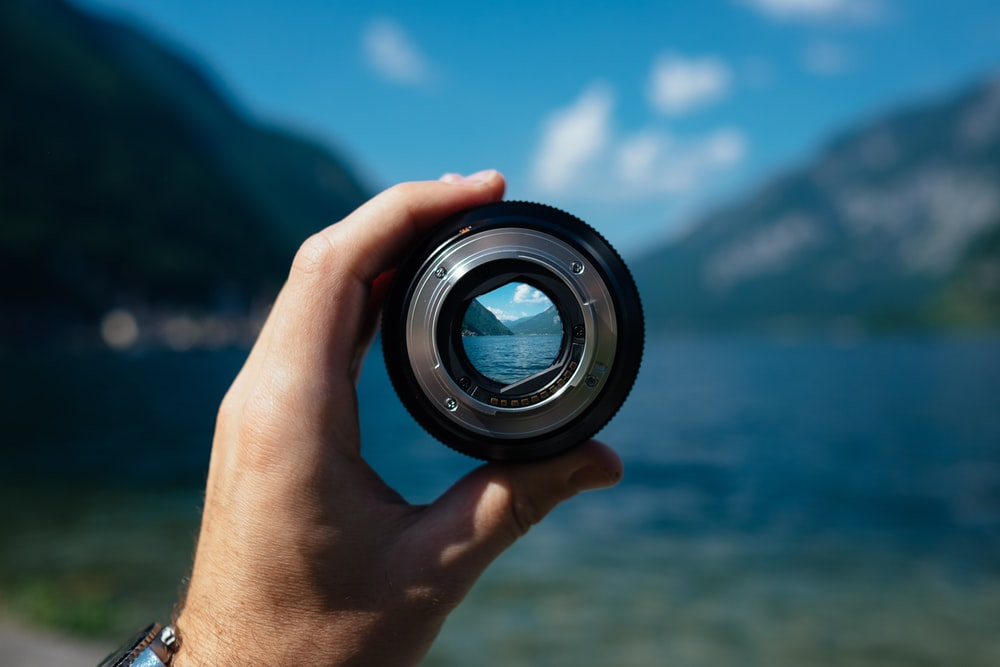
#> input picture image_test.jpg, 1000 x 667 px
$ jupyter execute 'Edge Detection.ipynb'   (older library calls are emulated)
#> lines starting #> are read from the running program, lines starting #| are printed output that depends on the picture; after the words box and inside, x2 and y2 are one past the last pixel; in counts of white or black regions, pixels touching at a corner belong together
[cell 1]
import cv2
import numpy as np

img = cv2.imread('image_test.jpg')
#> img is the input picture: shape (667, 1000, 3); mean B, G, R 99.2, 85.9, 51.1
gray = cv2.cvtColor(img, cv2.COLOR_BGR2GRAY)
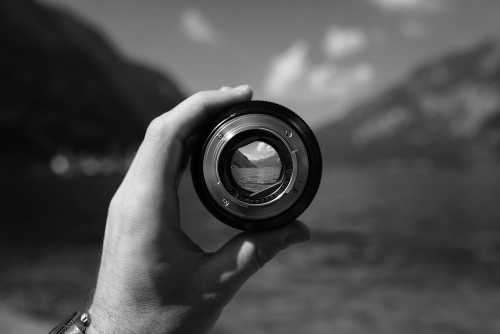
#> gray: shape (667, 1000) (shown at 1/2 size); min 0, max 255, mean 77
img_gaussian = cv2.GaussianBlur(gray,(3,3),0)

#canny
img_canny = cv2.Canny(img,100,200)
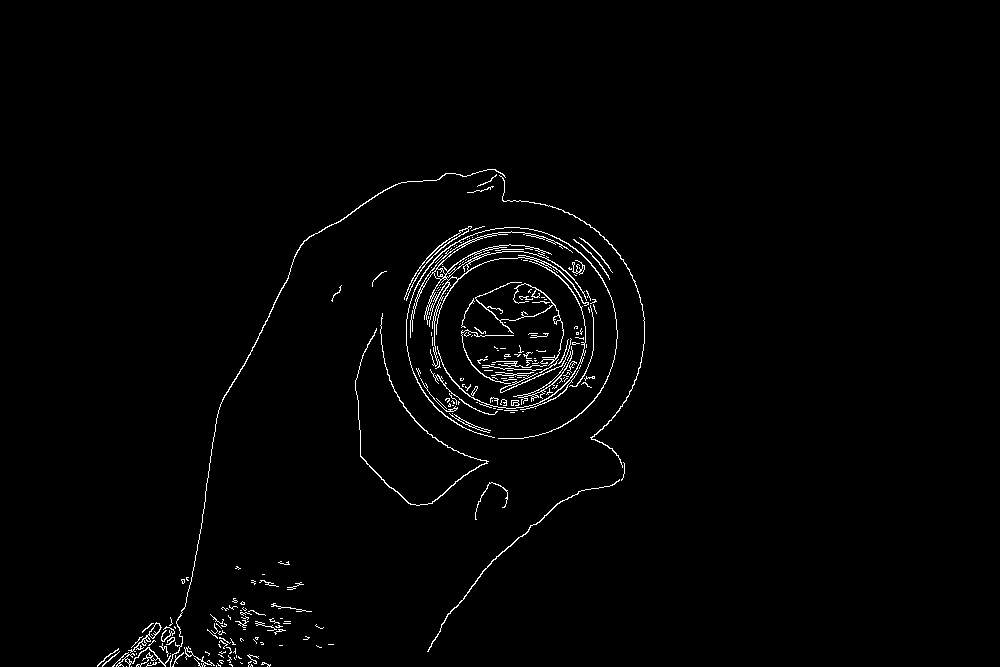
#> img_canny: shape (667, 1000); 1.5% white in thin lines or dots, all inside (x1, y1, x2, y2) = (97, 169, 645, 667)

#sobel
img_sobelx = cv2.Sobel(img_gaussian,cv2.CV_8U,1,0,ksize=5)
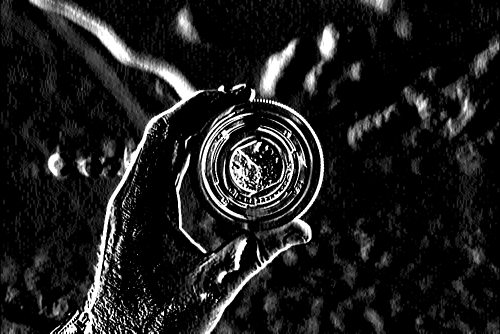
#> img_sobelx: shape (667, 1000) (shown at 1/2 size); min 0, max 255, mean 29.8
img_sobely = cv2.Sobel(img_gaussian,cv2.CV_8U,0,1,ksize=5)
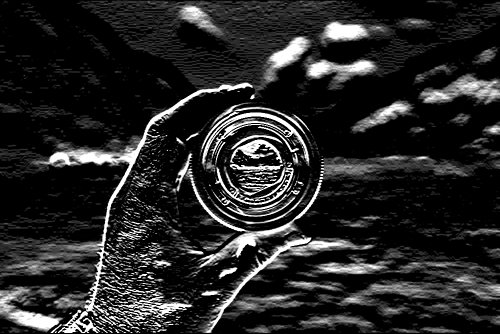
#> img_sobely: shape (667, 1000) (shown at 1/2 size); min 0, max 255, mean 39.1
img_sobel = img_sobelx + img_sobely
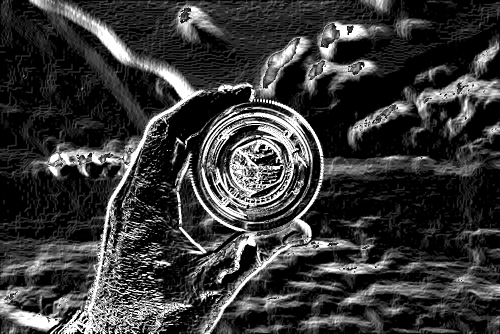
#> img_sobel: shape (667, 1000) (shown at 1/2 size); min 0, max 255, mean 56.4


#prewitt
kernelx = np.array([[1,1,1],[0,0,0],[-1,-1,-1]])
kernely = np.array([[-1,0,1],[-1,0,1],[-1,0,1]])
img_prewittx = cv2.filter2D(img_gaussian, -1, kernelx)
img_prewitty = cv2.filter2D(img_gaussian, -1, kernely)
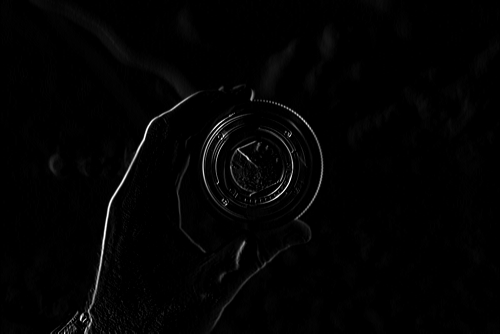
#> img_prewitty: shape (667, 1000) (shown at 1/2 size); min 0, max 255, mean 3.1


cv2.imshow("Original Image", img)
cv2.imshow("Canny", img_canny)
cv2.imshow("Sobel X", img_sobelx)
cv2.imshow("Sobel Y", img_sobely)
cv2.imshow("Sobel", img_sobel)
cv2.imshow("Prewitt X", img_prewittx)
cv2.imshow("Prewitt Y", img_prewitty)
cv2.imshow("Prewitt", img_prewittx + img_prewitty)
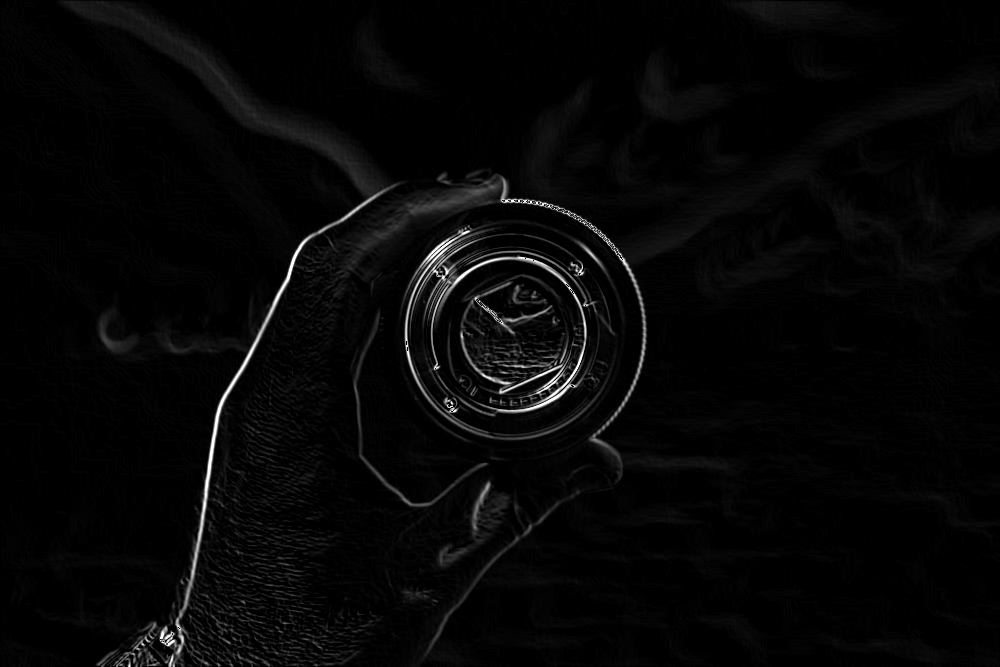
#> window 'Prewitt': shape (667, 1000); min 0, max 255, mean 6.5


cv2.waitKey(0)
cv2.destroyAllWindows()

$ run again, with image.jpg copied over image_test.jpg
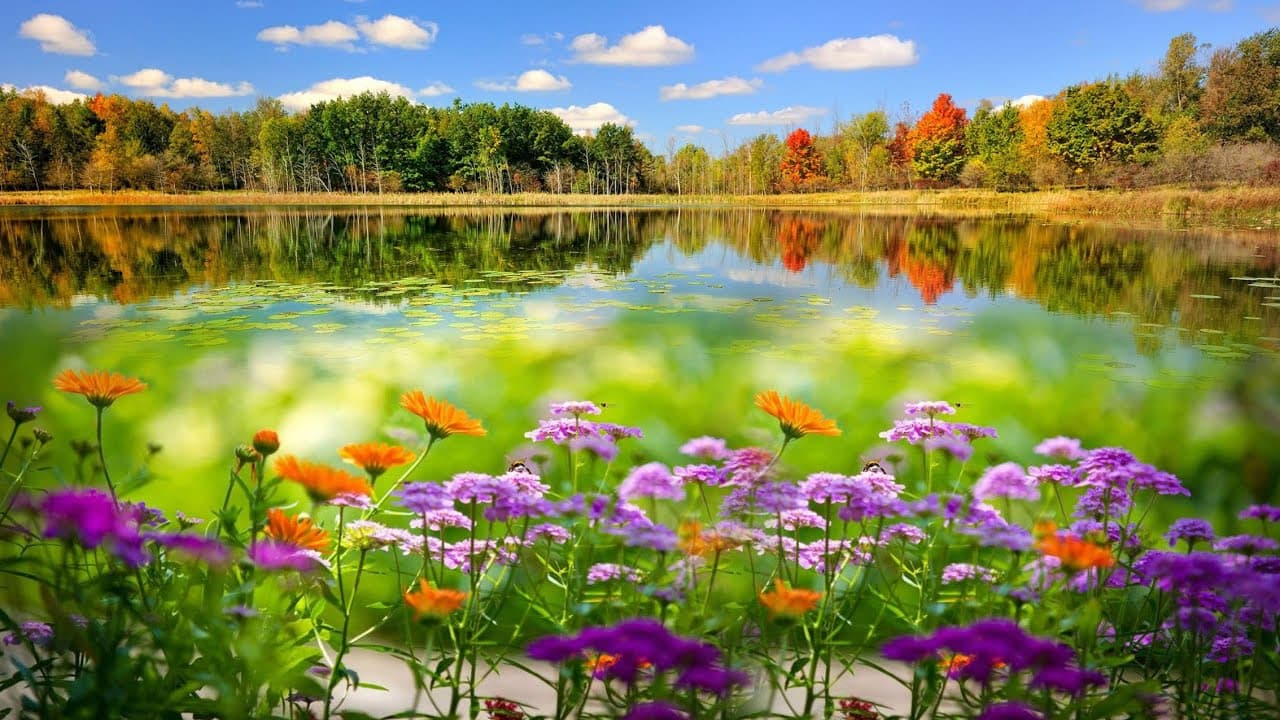
#> input picture image.jpg, 1280 x 720 px
#> img is the input picture: shape (720, 1280, 3); mean B, G, R 85.7, 131.7, 127.6
#> `img_canny = cv2.Canny(img,100,200)`:
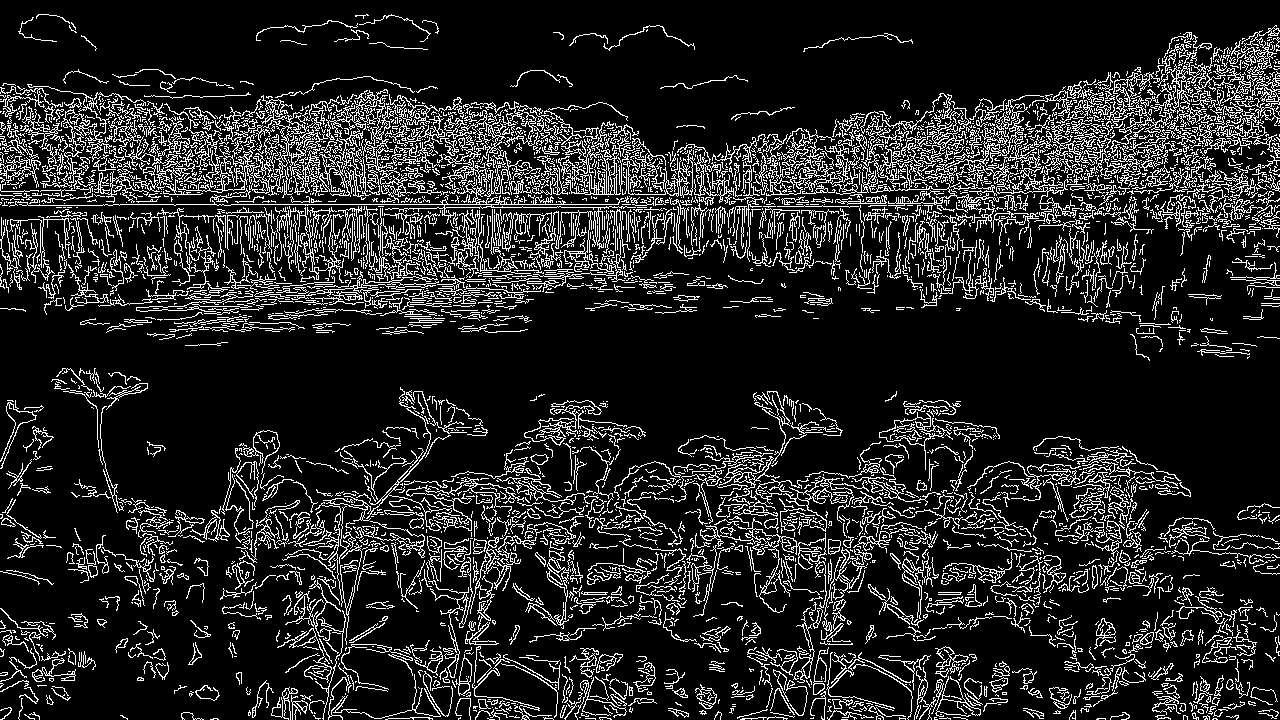
#> img_canny: shape (720, 1280); 14.4% white in thin lines or dots
#> `cv2.imshow("Prewitt", img_prewittx + img_prewitty)`:
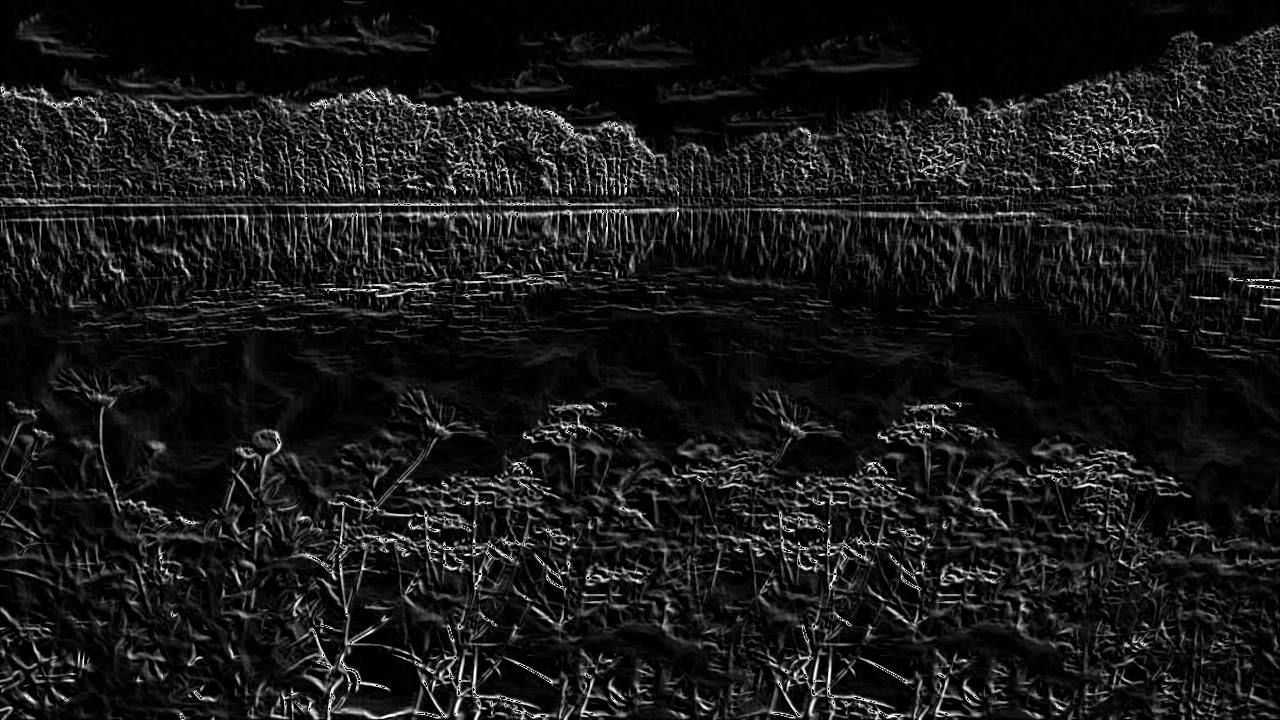
#> window 'Prewitt': shape (720, 1280); min 0, max 255, mean 23.9

$ run again, with photo_2021-10-12_09-22-22.jpg copied over image_test.jpg
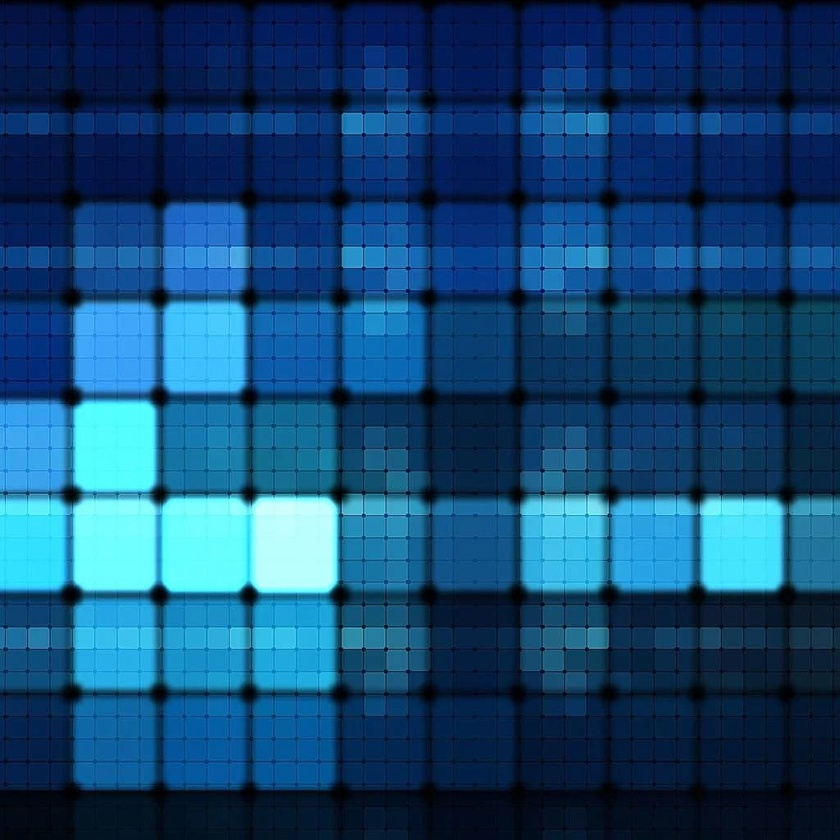
#> input picture photo_2021-10-12_09-22-22.jpg, 840 x 840 px, shrunk from 1024 x 1024 before the run
#> img is the input picture: shape (840, 840, 3); mean B, G, R 115, 72.3, 19.4
#> `img_canny = cv2.Canny(img,100,200)`:
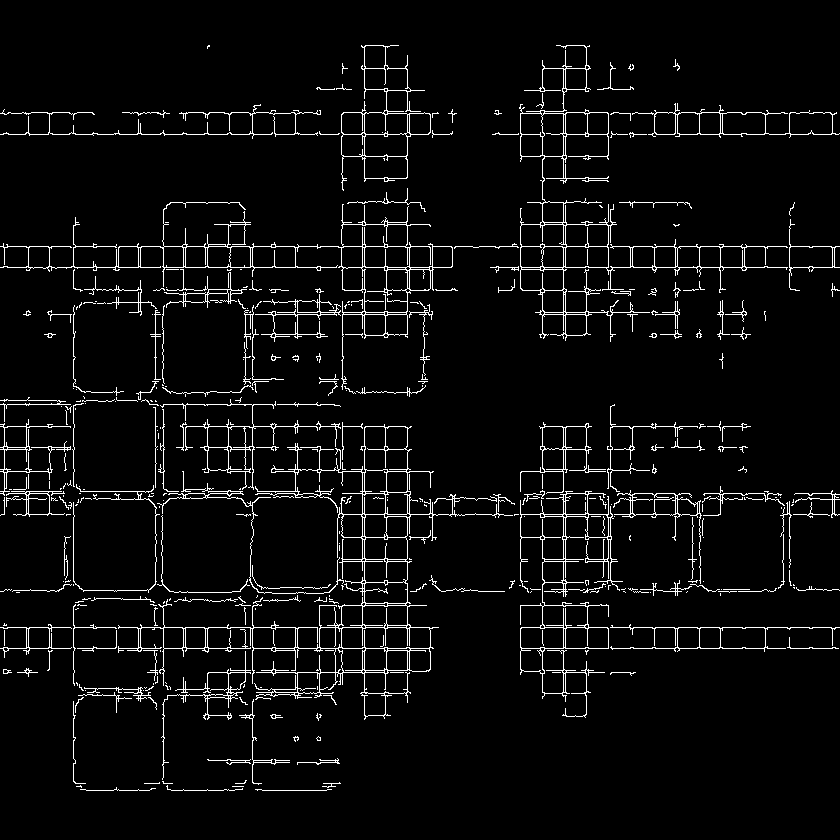
#> img_canny: shape (840, 840); 4.7% white in thin lines or dots, all inside (x1, y1, x2, y2) = (0, 45, 840, 791)
#> `cv2.imshow("Prewitt", img_prewittx + img_prewitty)`:
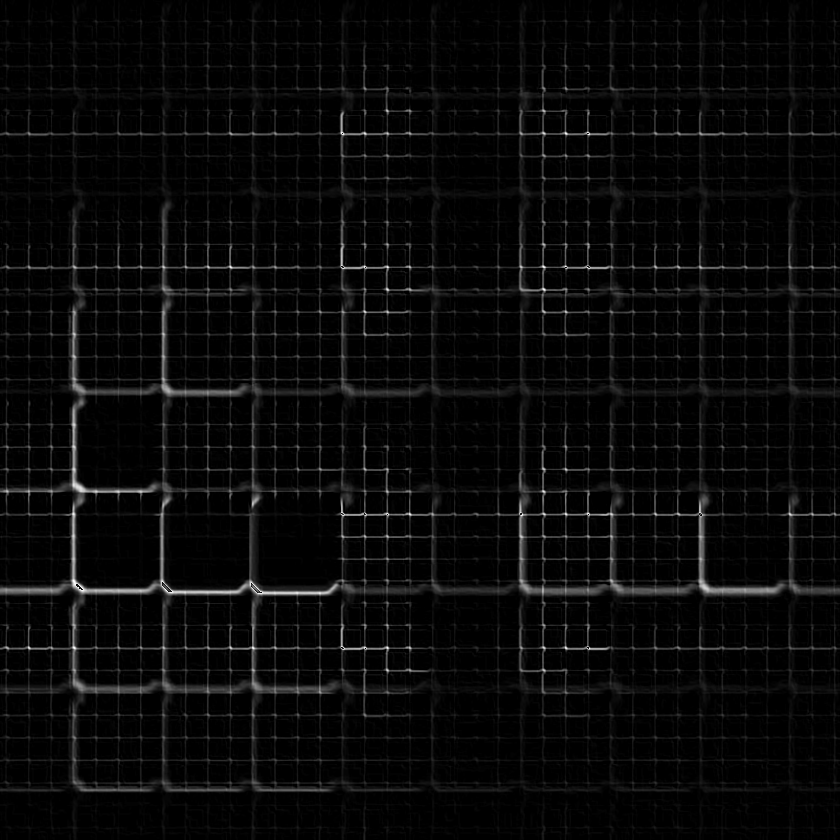
#> window 'Prewitt': shape (840, 840); min 0, max 255, mean 9.3
